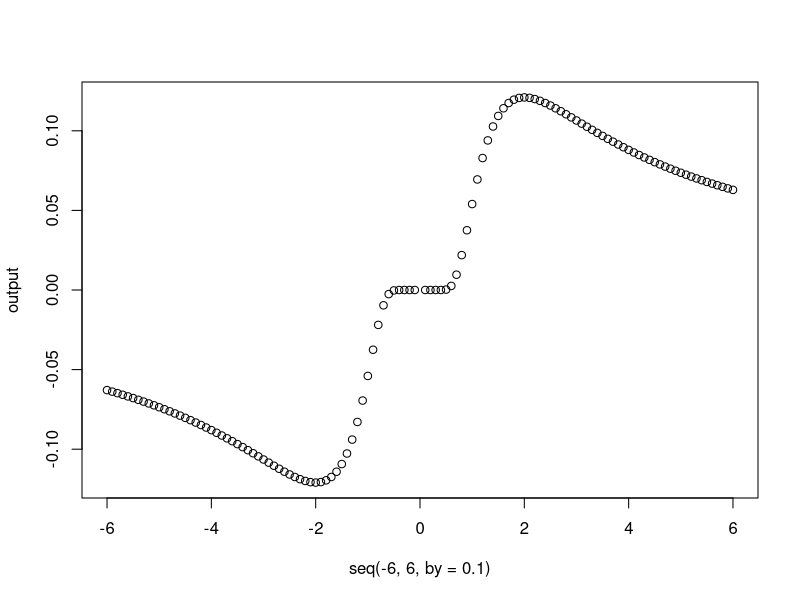

The R script that drew this image:
## ---- chunk 1
knitr::opts_chunk$set(echo = TRUE, error = TRUE)
## ---- chunk 2
# write your pythagoras function here
pythagoras <- function(a, b){
    c = sqrt(a^2 + b^2)
    return(c)
}

## ---- chunk 3
# paste your function here and add roxygen comments
#' hypotenuse formula for right triangles

#' @param a: a number
#' @param b: a number
#' @returns c: the length of the hypotenuse

pythagoras <- function(a, b){
    c = sqrt(a^2 + b^2)
    return(c)
}
## ---- chunk 4
# call your function here
pythagoras(3, 4)
## ---- chunk 5
# your modified pythagoras function here
pythagoras <- function(a, b = a){
    c = sqrt(a^2 + b^2)
    return(c)
}
## ---- chunk 6
# call your function here
pythagoras(5)
## ---- chunk 7
# write your function here
gaussian <- function(x, mu, sigma){

    gx = (1 /( sigma * sqrt(2 * pi))) * exp(-0.5 * ((x - mu) / sigma) ^ 2)
    
    return(gx)
}
## ---- chunk 8
# copy your function and add the error functionality
gaussian <- function(x, mu, sigma){
    if(sigma < 0){
        warning('sigma must be positive')
    }
    gx = (1 /( sigma * sqrt(2 * pi))) * exp(-0.5 * ((x - mu) / sigma) ^ 2)
    
    return(gx)
}
## ---- chunk 9
# call your function here
gaussian(0, 2, 1)
## ---- chunk 10
# plot function here
output <- list()
for (x in seq(-6, 6, by = 0.1)) {
    output <- append(output, gaussian(0, 2, x))
}
plot(seq(-6, 6, by = 0.1), output)
## ---- chunk 11
# call dnorm here
dnorm(x = 1, mean = 0, sd = 2)
## ---- chunk 12
# write your function here
# logistic growth function
# params: 
# $K$ = carrying capacity of the environment

# p0 = initial population

# r = intrinsic growth rate

# t = time (we will use years)
# output: a number corresponding to the population after a given amount of time

  logistic_growth <- function(k = 100, p0 = 1000, r = 0.1, t = 5){
    pt = k / (1 + ((k - p0) / p0) * exp(-r * t))
    return(pt)
  }
## ---- chunk 13
# call your function here
logistic_growth(5000, 100, 0.4, 10)
## ---- chunk 14
# call your function here
logistic_growth(2000, 250, 0.25, 15)
## ---- chunk 15
# call your function here
for (r in c(0.15, 0.25, 0.35)){
    logistic_growth(2000, 250, r, 15)
}
## ---- chunk 16
choose(n = 5, k = 2)
## ---- chunk 17
# write your function here
# binoomial probability func
# inputs: n = number of trials, k = number of successes, p = probability of success
# output: a number between 0 and 1 probability

bin_probability <- function(n, k, p){
    if(n < 1){
        stop('there must be at least 1 trial')
    }
    else if(k > n){
        stop('cant have more successes than trials')
    }
    else if(p < 0 | p > 1){
        stop('p must be a fraction')
    }
    prob = choose(n, k) * p ^ k * (1 - p)^(n-k)
    return(prob)
}
## ---- chunk 18
# call your function here
bin_probability(5, 2, 0.5)
## ---- chunk 19
# call your function here
bin_probability(3, 3, 1/6)
